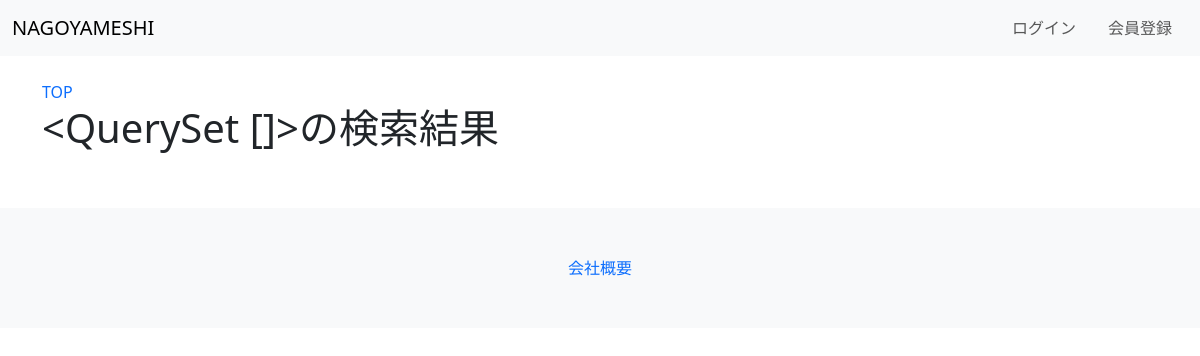
The page /nagoyameshi/condition/1 on the database as committed earlier.
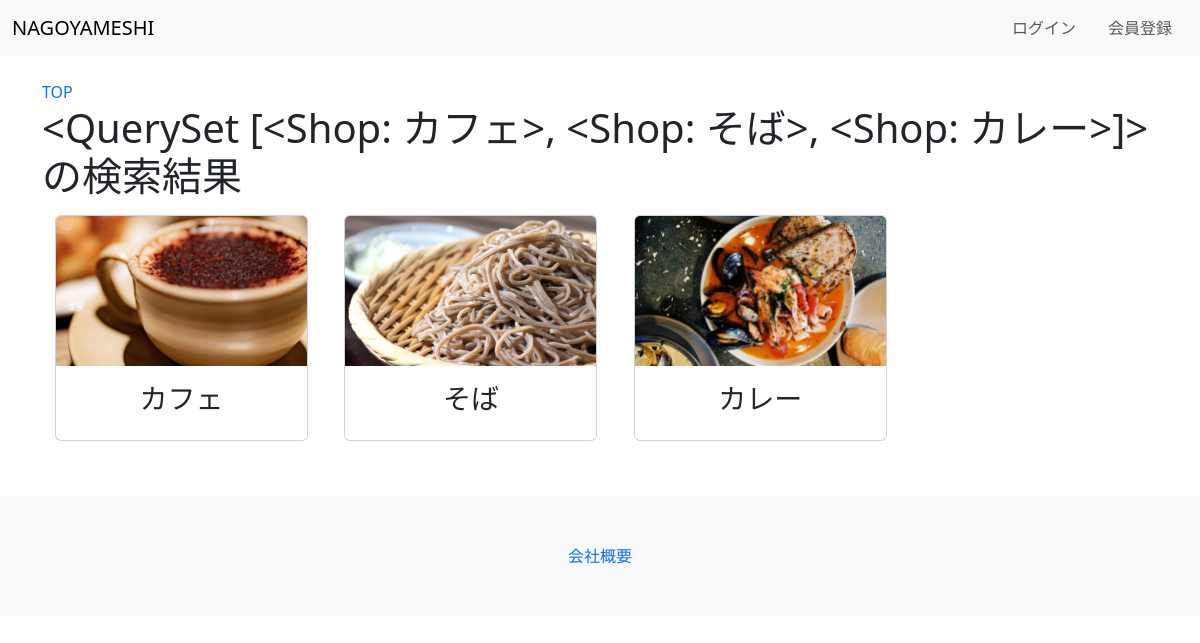
The same page on the database as committed later.
### nagoyameshi/models.py (models this page shows)
class Shop(models.Model):
    name = models.CharField(verbose_name="店名", max_length=50)
    image = models.ImageField(verbose_name="写真", blank=True, default="media_local/noImage.png", upload_to="media_local")
    phonenumber = PhoneNumberField(verbose_name="電話番号", region='JP', default="01-2345-6789")
    address = models.CharField(verbose_name="住所", max_length=100, default="名古屋市")
    access = models.CharField(verbose_name="アクセス", max_length=100, default="徒歩5分")
    neareststation = models.CharField(verbose_name="最寄駅", max_length=50, default="名古屋駅")
    condition = models.ManyToManyField("Condition", verbose_name="こだわり条件")
    openingdate = models.DateField(verbose_name="開業日", default="1990-11-11")
    seats = models.PositiveIntegerField(verbose_name="席数", default="20")
    opening_time = models.TimeField(verbose_name="開店時間", default="7:00")
    closing_time = models.TimeField(verbose_name="閉店時間", default="22:00")
    day_of_week = models.ManyToManyField("DayOfWeek", verbose_name="定休日")
    budget_min = models.PositiveIntegerField(verbose_name="予算(安)", default="1000")
    budget_max = models.PositiveIntegerField(verbose_name="予算(高)", default="10000")
    genre = models.ManyToManyField("Genre", verbose_name="ジャンル")
    created_at = models.DateField(auto_now_add = True)
    updated_at = models.DateField(auto_now = True)
    def __str__(self):
        return(self.name)

### nagoyameshi/views.py (the view)
# urls.py: path('condition/<int:id>', views.condition, name='condition'),
def condition(request, id):
    data = Shop.objects.filter(condition__id=id)
    params = {
        'data': data
    }
    return render(request, 'nagoyameshi/search.html', params)

### nagoyameshi/templates/nagoyameshi/search.html (shortened to what this page needs)
{% extends "base.html" %}
{% load static %}
{% block content %}
<a href="{% url 'nagoyameshi:top' %}">TOP</a>
<h1>{{ data }}の検索結果<h1>
<div class="row">
    <div class="col mx-auto">
        {% for item in data %}
        <a href="/nagoyameshi/detail/{{item.id}}" class="btn w-25 text-nowrap">
            <div class="card" style="max-width: 25rem">
                <img src="{{item.image.url}}" class="card-img-top" alt="画像無し" style="height: 150px; object-fit: cover;">
                <div class="card-body">
                    <h3 class="card-title">{{ item.name }}</h3>
                </div>
            </div>
        </a>
        {% endfor %}
    </div>
</div>
{% endblock content %}

Rows that differ between the two databases and show on the page:
now on this page (row edited): Shop: name.name "<QuerySet [<Shop: カフェ>, <Shop: そば>, <Shop: カレー>]>", image (picture), name "カフェ"
now on this page (row edited): Shop: image (picture), name "そば"
now on this page (row edited): Shop: image (picture), name "カレー"
Other text that changed with them:
{{ data }}: "<QuerySet []>" → (not shown)
